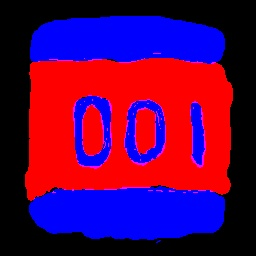
#> input picture project/masks/mask1.jpg, 256 x 256 px, given as the content of the folder /Users/gijunglee/code/segemntation/data/train_3/images, which was not available
$ python add_scratches.py
#> lines starting #> are read from the running program, lines starting #| are printed output that depends on the picture; pictures that were not available may be replaced by others from this repository, and a replacement may not be noted
import os
import cv2
import numpy as np
from natsort import natsorted
import random

# /Users/gijunglee/code/segemntation/data/train_3/masks

img_file_path = "/Users/gijunglee/code/segemntation/data/train_3/images"
img_files = natsorted(os.listdir(img_file_path))
scr_file_path = "/Users/gijunglee/code/segemntation/scratch_mask2 copy/masks/"
scr_files = natsorted(os.listdir(scr_file_path))
dest_path = "/Users/gijunglee/code/segemntation/scratch_mask2 copy/masks2/"
os.makedirs(dest_path, exist_ok=True)

for i, img_file in enumerate(img_files):
    if img_file == ".DS_Store":
        continue
    image = cv2.imread(os.path.join(img_file_path, img_file))
#> image is the input picture: shape (256, 256, 3); mean B, G, R 79.3, 1.1, 88.9
    image = cv2.cvtColor(image, cv2.COLOR_BGR2RGB)
    # height = image.shape[0]
    # width = image.shape[1]

    resize_image = cv2.resize(image, (256, 256), interpolation=cv2.INTER_NEAREST)
    height = resize_image.shape[0]
#> height = 256
    width = resize_image.shape[1]
#> width = 256

    scratch = cv2.imread(os.path.join(scr_file_path, scr_files[i]))
    scratch = cv2.cvtColor(scratch, cv2.COLOR_BGR2RGB)
    invert = cv2.bitwise_not(scratch)
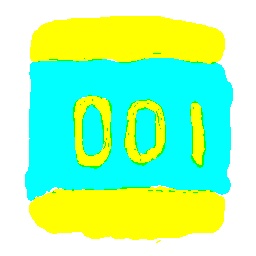
#> invert: shape (256, 256, 3); mean R, G, B 166.1, 253.9, 175.7
    # print(invert.shape)
    resize_invert = cv2.resize(invert, (int(height/5), int(width/5)), interpolation=cv2.INTER_AREA)
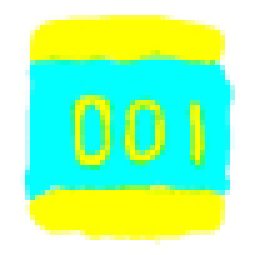
#> resize_invert: shape (51, 51, 3) (shown 5 times larger); mean R, G, B 166.1, 253.9, 175.7
    # print(resize_invert.shape)
    rand_index1 = random.choice([1.8/4, 2/4, 2.2/4])
    rand_index2 = random.choice([1.8/4, 2/4, 2.2/4])

    # scr_image1 = image[int(height * rand_index1): int(height * rand_index1 + resize_invert.shape[0]),
    #              int(width * rand_index2):int(width * rand_index2 + resize_invert.shape[1])]
    # scr_image2 = image[int(height * rand_index1): int(height * rand_index1 + resize_invert.shape[0]),
    #              int(width * rand_index2):int(width * rand_index2 + resize_invert.shape[1])] + resize_invert
    scr_image1 = resize_image[int(height*rand_index1): int(height*rand_index1+resize_invert.shape[0]),\
                 int(width*rand_index2):int(width*rand_index2+resize_invert.shape[1])]
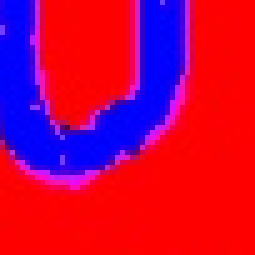
#> scr_image1: shape (51, 51, 3) (shown 5 times larger); mean R, G, B 191.1, 2.5, 77.3
    scr_image2 = resize_image[int(height*rand_index1): int(height*rand_index1+resize_invert.shape[0]),\
                 int(width*rand_index2):int(width*rand_index2+resize_invert.shape[1])] + resize_invert
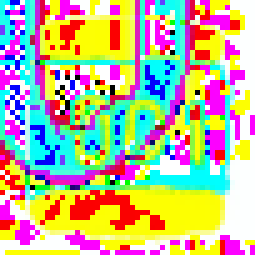
#> scr_image2: shape (51, 51, 3) (shown 5 times larger); mean R, G, B 188.2, 181.3, 146.5
    # scratch_image = image.copy()
    scratch_image = resize_image.copy()
    scratch_image[int(height*rand_index1): int(height*rand_index1+resize_invert.shape[0]),
                 int(width*rand_index2):int(width*rand_index2+resize_invert.shape[1])] = scr_image2
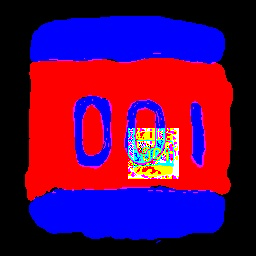
#> scratch_image: shape (256, 256, 3); mean R, G, B 88.8, 8.2, 82
    # print(scr_image1.shape)
    # print(scr_image2.shape)
    # break
    cv2.imshow("ddd", invert)
    cv2.imshow("dd", resize_invert)
    # cv2.imshow("image", image)
    cv2.imshow("image", resize_image)
    cv2.imshow("Invert", scr_image1)
    cv2.imshow("ii", scr_image2)
    cv2.imshow("dddd", scratch_image)
    # cv2.imshow("invert", scr_image2)
    cv2.waitKey(0)
    cv2.destroyAllWindows()
    break

$ run again, on project/masks/mask5.jpg
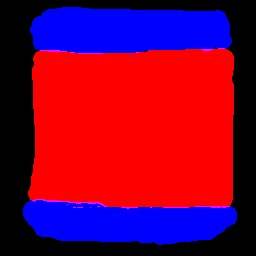
#> input picture project/masks/mask5.jpg, 256 x 256 px, given as the content of the folder /Users/gijunglee/code/segemntation/data/train_3/images, which was not available
#> image is the input picture: shape (256, 256, 3); mean B, G, R 60.2, 0.6, 120.1
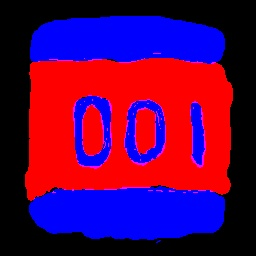
#> input picture project/masks/mask1.jpg, 256 x 256 px, found by its file name
#> scratch is the input picture: shape (256, 256, 3); mean B, G, R 79.3, 1.1, 88.9
#> `scratch_image[int(height*rand_index1): int(height*rand_index1+resize_i..`:
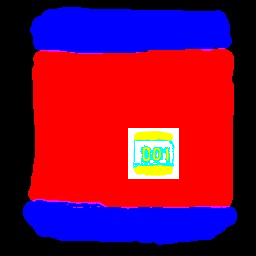
#> scratch_image: shape (256, 256, 3); mean R, G, B 118.2, 10.7, 67.2

$ run again, on project/masks/mask6.jpg
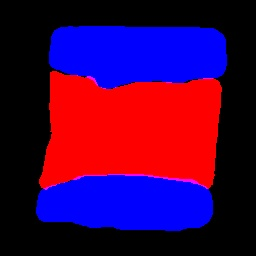
#> input picture project/masks/mask6.jpg, 256 x 256 px, given as the content of the folder /Users/gijunglee/code/segemntation/data/train_3/images, which was not available
#> image is the input picture: shape (256, 256, 3); mean B, G, R 68.8, 0.5, 65.5
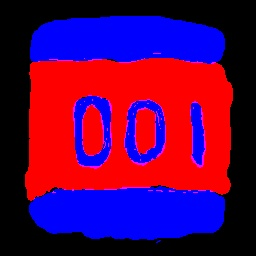
#> input picture project/masks/mask1.jpg, 256 x 256 px, found by its file name
#> scratch is the input picture: shape (256, 256, 3); mean B, G, R 79.3, 1.1, 88.9
#> `scratch_image[int(height*rand_index1): int(height*rand_index1+resize_i..`:
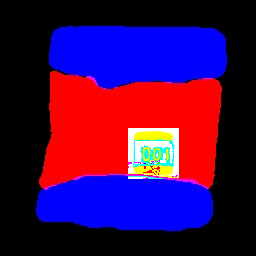
#> scratch_image: shape (256, 256, 3); mean R, G, B 63.8, 9.9, 74.9
